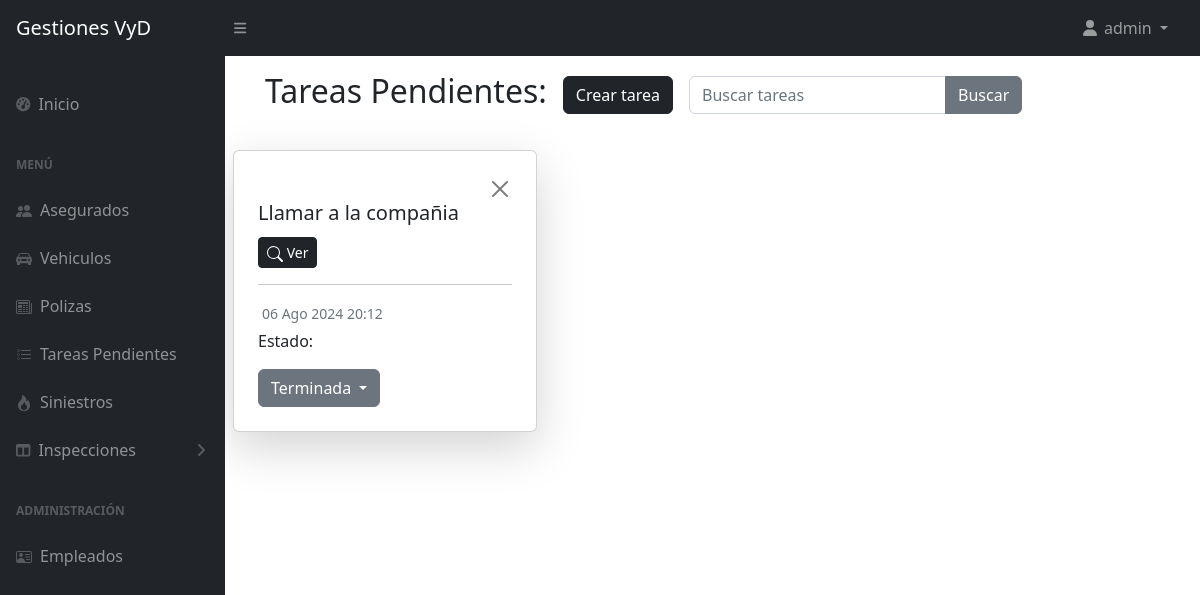
The page /listarTareas/ (signed in) on the database its author committed.
### appseguros/models.py (models this page shows)
class Tarea(models.Model):
    ESTADO_CHOICES = [
        ('activa', 'Activa'),
        ('terminada', 'Terminada'),
    ]
    titulo = models.CharField(max_length=50)
    subtitulo = models.CharField(max_length=5000, blank=True)
    estado = models.CharField(max_length=10, choices=ESTADO_CHOICES, default='activa')
    created_at = models.DateTimeField(auto_now_add=True)

### appseguros/views.py (the view)
# urls.py: path('listarTareas/', TareaListView.as_view(), name="listarTareas"),
class TareaListView(LoginRequiredMixin,ListView):
    model = Tarea
    context_object_name = "tareas"
    template_name = "appseguros/tarea/listarTareas.html"
    def get_queryset(self):
        queryset = super().get_queryset()
        buscar = self.request.GET.get("buscar")
        if buscar:
            queryset = queryset.filter(titulo__icontains=buscar)
        return queryset

### appseguros/templates/appseguros/tarea/listarTareas.html (shortened to what this page needs)
{% extends 'appseguros/base.html' %}
{% load static %}
{% block contenidoQueCambia %}
<div class="container">
    <div class="container tareas_pendientes m-3">
        <h2>Tareas Pendientes: </h2>
        <a href="{% url 'crearTarea' %}" class="btn btn-dark">Crear tarea</a>
        <form method="GET" action="{% url 'listarTareas' %}" >
            <div class="input-group">
                <input type="text" name="buscar" id="search-field" class="form-control" aria-label="Buscar tareas" aria-describedby="inputGroup-sizing-default" placeholder="Buscar tareas" value="{{ request.GET.buscar }}">
                <button class="btn btn-secondary" type="submit">Buscar</button>
            </div>
        </form>
    </div>
</div>
<div class="m-2">
<div class="row pt-3">
    {% if tareas %}
        {% for tarea in tareas %}
            <div class="col-md-4 mb-4">
                <div class="card h-100 shadow-lg">
                    <div class="card-body p-4">
                        {% if request.user.is_superuser %}
                        <div class="text-end">
                            <a href="{% url 'eliminarTarea' tarea.pk %}" class="btn btn-close close"></a>
                        </div>
                        {% endif %}
                        <h5 class="card-title">{{ tarea.titulo }}</h5>
                        <a href="{% url 'detalleTarea' tarea.pk %}" class="btn btn-dark btn-sm mt-2"><svg xmlns="http://www.w3.org/2000/svg" width="16" height="16" fill="currentColor" class="bi bi-search" viewBox="0 0 16 16">
                            <path d="M11.742 10.344a6.5 6.5 0 1 0-1.397 1.398h-.001q.044.06.098.115l3.85 3.85a1 1 0 0 0 1.415-1.414l-3.85-3.85a1 1 0 0 0-.115-.1zM12 6.5a5.5 5.5 0 1 1-11 0 5.5 5.5 0 0 1 11 0"/>
                        </svg> Ver</a>
                        <hr>
                        <p class="card-text m-1"><small class="text-muted">{{ tarea.created_at|date:"d M Y H:i" }}</small></p>
                        <form action="{% url 'actualizar_estado_tarea' tarea.pk %}" method="POST" style="display: inline;">
                            <p>Estado: </p>
                            <div class="dropdown">
                                <button class="btn btn-secondary dropdown-toggle" type="button" id="dropdownMenuButton{{ tarea.pk }}" data-bs-toggle="dropdown" aria-expanded="false">
                                    {% if tarea.estado == 'activa' %}
                                        Activa
                                    {% else %}
                                        Terminada
                                    {% endif %}
                                </button>
                            </div>
                        </form>
                    </div>
                </div>
            </div>
        {% endfor %}
    {% else %}
        <p>No hay tareas que coincidan con tu búsqueda.</p>
    {% endif %}
</div>
</div>
{% endblock %}

### appseguros/templates/appseguros/base.html (shortened to what this page needs)
{% load static %}
<!DOCTYPE html>
<html lang="es">
    <head>
        <link href="https://cdn.jsdelivr.net/npm/simple-datatables@7.1.2/dist/style.min.css" rel="stylesheet" />
        <link href="{% static 'appseguros/css/styles.css' %}" rel="stylesheet" />
        <link href="{% static 'appseguros/css/styles2.css' %}" rel="stylesheet" />
    </head>
    <body class="sb-nav-fixed">
        <nav class="sb-topnav navbar navbar-expand navbar-dark bg-dark">
            <a class="navbar-brand ps-3" href="{% url 'inicio' %}">Gestiones VyD</a>
            <button class="btn btn-link btn-sm order-1 order-lg-0 me-4 me-lg-0" id="sidebarToggle" href="#!"><i class="fas fa-bars"></i></button>
            <ul class="navbar-nav ms-auto ms-md-0 me-3 me-lg-4 a_la_derecha">
                {% if request.user.is_authenticated %}
                <li class="nav-item dropdown">
                    <a class="nav-link dropdown-toggle" id="navbarDropdown" href="#" role="button" data-bs-toggle="dropdown" aria-expanded="false">
                        <i class="fas fa-user fa-fw"></i> {{ request.user.username }}
                    </a>
                </li>
                {% else %}
                <li class="nav-item">
                    <a class="nav-link" href="{% url 'login' %}">Login</a>
                </li>
                {% endif %}
            </ul>
        </nav>
        <div id="layoutSidenav">
            <div id="layoutSidenav_nav">
                <nav class="sb-sidenav accordion sb-sidenav-dark" id="sidenavAccordion">
                    <div class="sb-sidenav-menu">
                        <div class="nav">
                            <a class="nav-link mt-4" href="{% url 'inicio' %}">
                                <div class="sb-nav-link-icon"><i class="fas fa-tachometer-alt"></i></div>
                                Inicio
                            </a>
                            <div class="sb-sidenav-menu-heading">Menú</div>
                            <a class="nav-link" href="{% url 'listarAsegurados' %}">
                                <div class="sb-nav-link-icon"></div>
                                Asegurados
                            </a>
                            <a class="nav-link" href="{% url 'listarVehiculos' %}">
                                <div class="sb-nav-link-icon"></i></div>
                                Vehiculos
                            </a>
                            <a class="nav-link" href="{% url 'listarPolizas' %}">
                                <div class="sb-nav-link-icon"></div>
                                Polizas
                            </a>
                            <a class="nav-link" href="{% url 'listarTareas' %}">
                                <div class="sb-nav-link-icon"></div>
                                Tareas Pendientes
                            </a>
                            <a class="nav-link" href="{% url 'listarSiniestros' %}">
                                <div class="sb-nav-link-icon"></div>
                                Siniestros
                            </a>
                            <a class="nav-link collapsed" href="#" data-bs-toggle="collapse" data-bs-target="#collapseLayouts" aria-expanded="false" aria-controls="collapseLayouts">
                                <div class="sb-nav-link-icon"><i class="fas fa-columns"></i></div>
                                Inspecciones
                                <div class="sb-sidenav-collapse-arrow"><i class="fas fa-angle-down"></i></div>
                            </a>
                            <div class="sb-sidenav-menu-heading">Administración</div>
                            <a class="nav-link" href="{% url 'listarEmpleados' %}">
                                <div class="sb-nav-link-icon"></div>
                                Empleados
                            </a>
                        </div>
                    </div>
                </nav>
            </div>
            <div id="layoutSidenav_content">
                <main>
                {% block contenidoQueCambia %}
                {% endblock  %}
                </main>
            </div>
        </div>
    </body>
</html>

### appseguros/static/appseguros/css/styles2.css (style rules this page uses)
.a_la_derecha { margin-left: auto!important }
.tareas_pendientes { display: flex; align-items: center; gap: 1rem; }

### rows shown on the page
Tarea: titulo "Llamar a la compañia", created_at "06 Ago 2024 20:12", estado "Terminada"

### other values the page prints
{{ request.user.username }} "admin"
